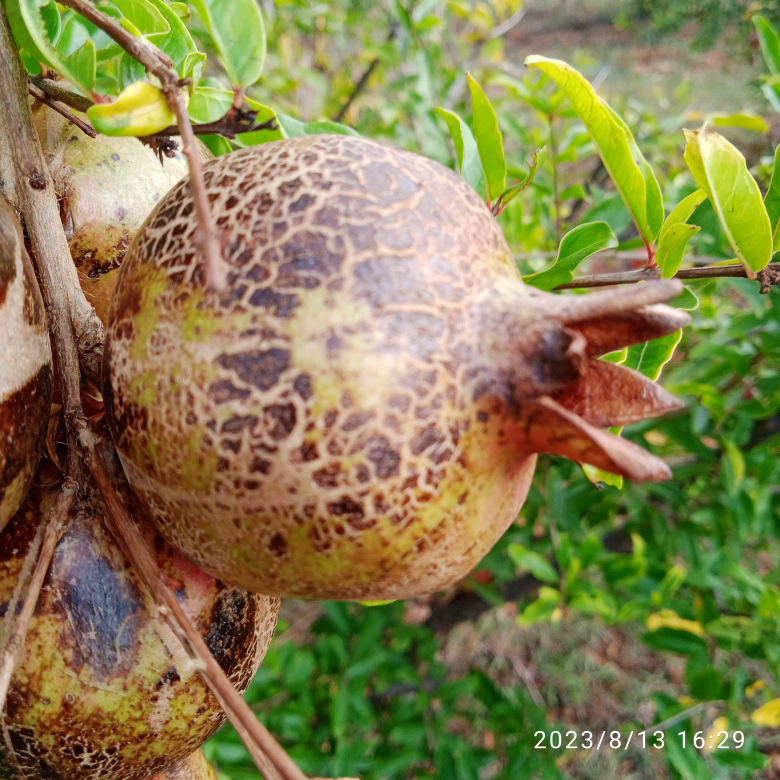
#> input picture anarMitra-ml-backend-api/uploads/IMG_20230813_162928_1.jpg, 3120 x 3120 px (shown at 1/4 size)
$ python -i feature_extractor.py   (imports and definitions only)
#> lines starting #> are read from the running program, lines starting #| are printed output that depends on the picture
import cv2
import numpy as np
from skimage.feature import hog

def extract_features(image_path):

#> called with image_path = '../uploads/IMG_20230813_162928_1.jpg'
    image = cv2.imread(image_path)
#> image is the input picture: shape (3120, 3120, 3); mean B, G, R 79.8, 127.5, 134.8

    if image is None:
        return None

    # Resize image
    image = cv2.resize(image, (128, 128))
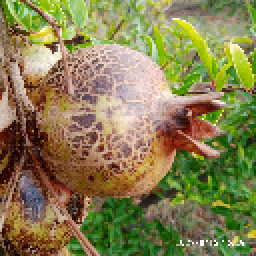
#> image: shape (128, 128, 3) (shown 2 times larger); mean B, G, R 79.6, 127.4, 134.7

    # Convert to RGB
    image_rgb = cv2.cvtColor(image, cv2.COLOR_BGR2RGB)

    # Convert to Gray
    gray = cv2.cvtColor(image, cv2.COLOR_BGR2GRAY)
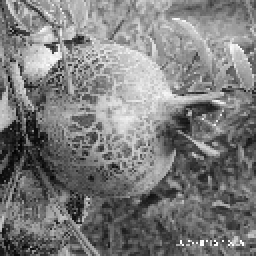
#> gray: shape (128, 128) (shown 2 times larger); min 3, max 255, mean 124.1

    # CLAHE Enhancement
    clahe = cv2.createCLAHE(clipLimit=2.0)
    gray = clahe.apply(gray)
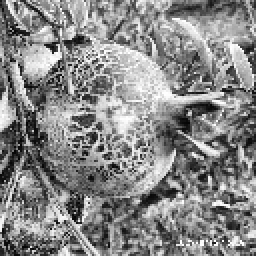
#> gray: shape (128, 128) (shown 2 times larger); min 3, max 255, mean 135.6

    # HOG Features
    hog_features = hog(
        gray,
        pixels_per_cell=(8, 8),
        cells_per_block=(2, 2),
        feature_vector=True
    )
#> hog_features = 8100 values, max 0.343 at index 5270, min 0 at index 2, mean 0.153

    # Color Histogram
    hist = cv2.calcHist(
        [image_rgb],
        [0, 1, 2],
        None,
        [8, 8, 8],
        [0, 256, 0, 256, 0, 256]
    )

    hist = cv2.normalize(hist, hist).flatten()
#> hist = 512 values, max 0.284 at index 355, min 0 at index 1, mean 0.0158

    # Combine Features
    features = np.hstack([hog_features, hist])
#> features = 8612 values, max 0.343 at index 5270, min 0 at index 2, mean 0.145

    return features

>>> result = extract_features('../uploads/IMG_20230813_162928_1.jpg')
#> result has the same summary as features in extract_features

$ run again, on anarMitra-ml-backend-api/uploads/IMG_20230903_144354_1.jpg
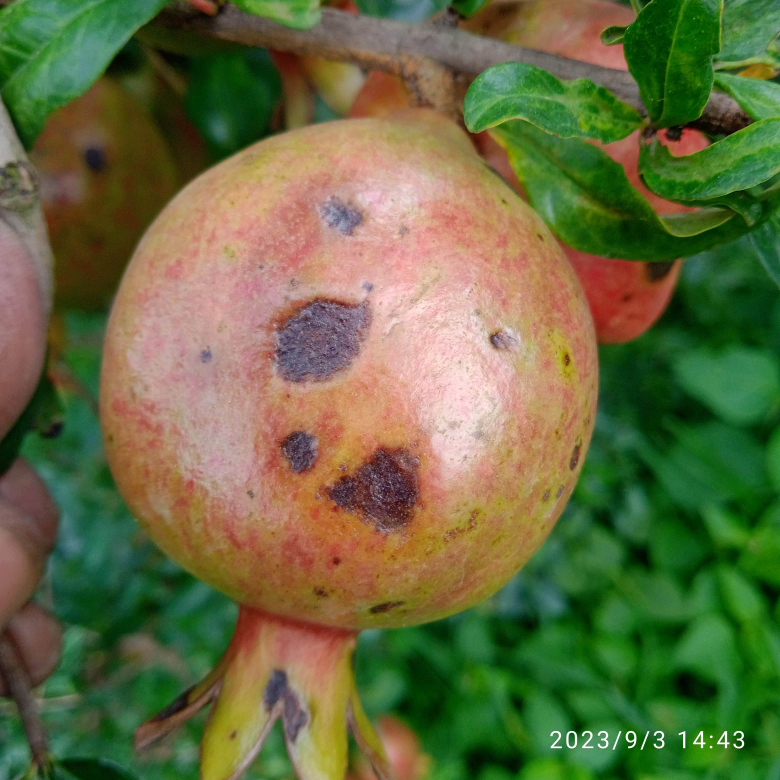
#> input picture anarMitra-ml-backend-api/uploads/IMG_20230903_144354_1.jpg, 3120 x 3120 px (shown at 1/4 size)
#> in extract_features, image is the input picture: shape (3120, 3120, 3); mean B, G, R 64.8, 107.2, 101.6
#> image: shape (128, 128, 3)
#> in extract_features, `gray = cv2.cvtColor(image, cv2.COLOR_BGR2GRAY)`:
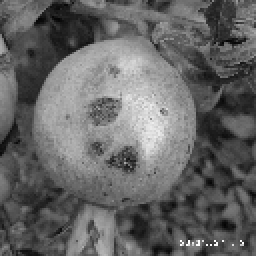
#> gray: shape (128, 128) (shown 2 times larger); min 4, max 254, mean 100.7
#> in extract_features, `gray = clahe.apply(gray)`:
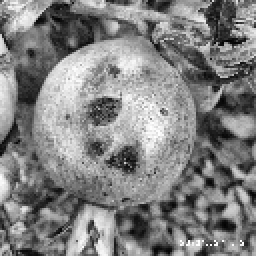
#> gray: shape (128, 128) (shown 2 times larger); min 3, max 255, mean 128.8
#> hog_features = 8100 values, max 0.364 at index 2233, min 0 at index 2079, mean 0.149
#> hist = 512 values, max 0.533 at index 16, min 0 at index 2, mean 0.0122
#> features = 8612 values, max 0.533 at index 8116, min 0 at index 2079, mean 0.141
#> result has the same summary as features in extract_features

$ run again, on anarMitra-ml-backend-api/uploads/IMG_20230903_144404_1.jpg
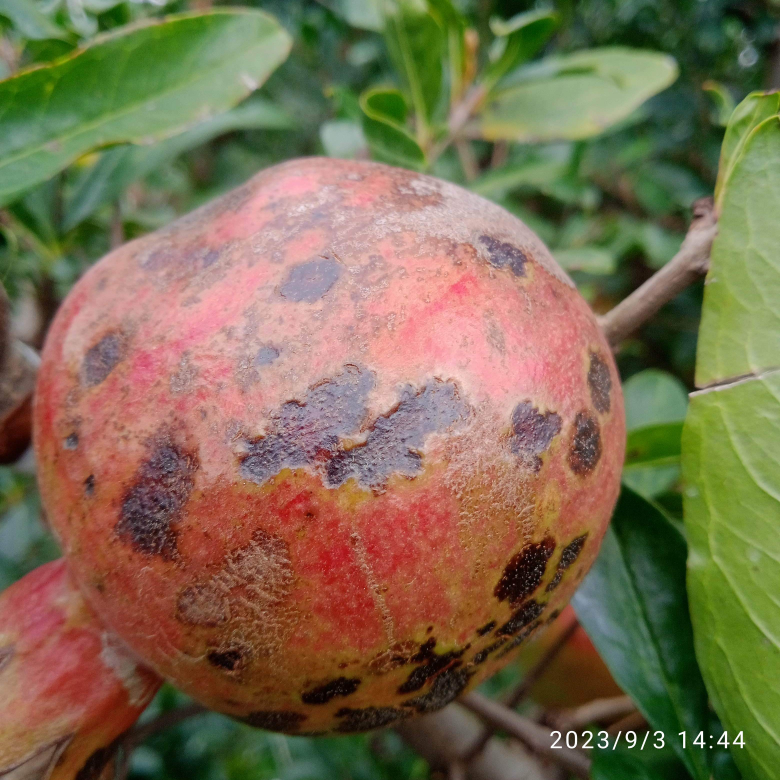
#> input picture anarMitra-ml-backend-api/uploads/IMG_20230903_144404_1.jpg, 3120 x 3120 px (shown at 1/4 size)
#> in extract_features, image is the input picture: shape (3120, 3120, 3); mean B, G, R 80.3, 108.9, 123.7
#> image: shape (128, 128, 3)
#> in extract_features, `gray = cv2.cvtColor(image, cv2.COLOR_BGR2GRAY)`:
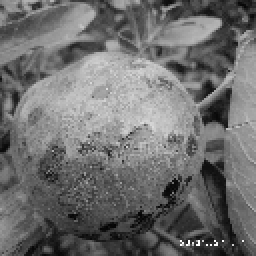
#> gray: shape (128, 128) (shown 2 times larger); min 4, max 255, mean 110
#> in extract_features, `gray = clahe.apply(gray)`:
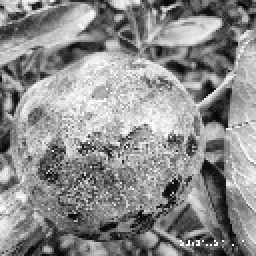
#> gray: shape (128, 128) (shown 2 times larger); min 4, max 255, mean 140
#> hog_features = 8100 values, max 0.359 at index 3169, min 0 at index 107, mean 0.147
#> hist = 512 values, max 0.294 at index 81, min 0 at index 1, mean 0.0143
#> features = 8612 values, max 0.359 at index 3169, min 0 at index 107, mean 0.139
#> result has the same summary as features in extract_features

$ run again, on anarMitra-ml-backend-api/uploads/IMG_20230903_144411_1.jpg
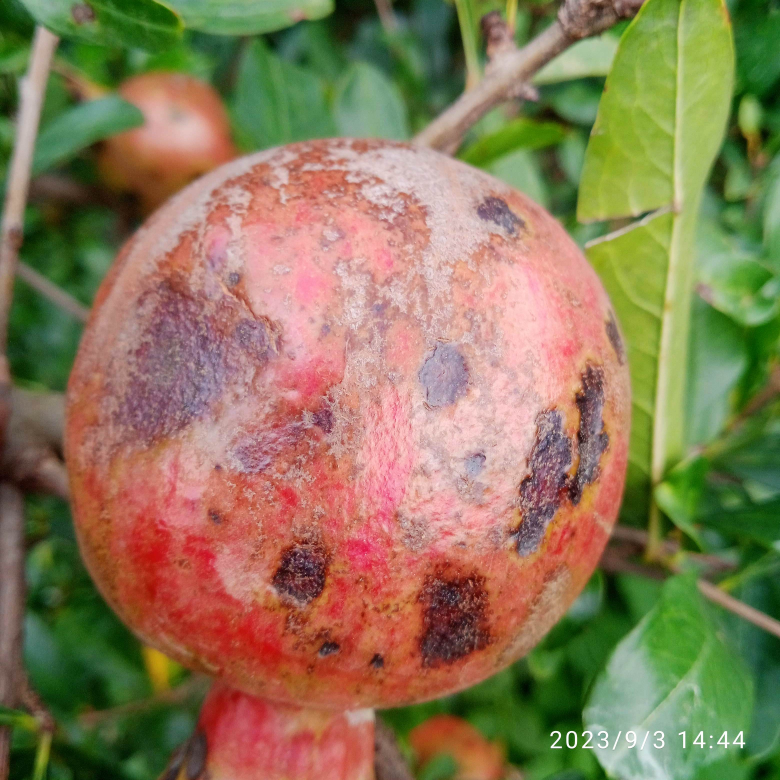
#> input picture anarMitra-ml-backend-api/uploads/IMG_20230903_144411_1.jpg, 3120 x 3120 px (shown at 1/4 size)
#> in extract_features, image is the input picture: shape (3120, 3120, 3); mean B, G, R 87.6, 121.6, 138.4
#> image: shape (128, 128, 3)
#> in extract_features, `gray = cv2.cvtColor(image, cv2.COLOR_BGR2GRAY)`:
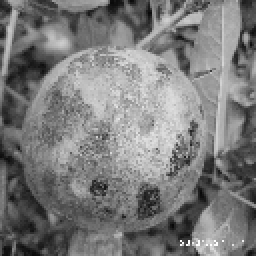
#> gray: shape (128, 128) (shown 2 times larger); min 8, max 255, mean 122.7
#> in extract_features, `gray = clahe.apply(gray)`:
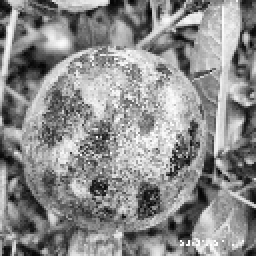
#> gray: shape (128, 128) (shown 2 times larger); min 4, max 255, mean 139.7
#> hog_features = 8100 values, max 0.345 at index 1080, min 0 at index 67, mean 0.148
#> hist = 512 values, max 0.317 at index 493, min 0 at index 1, mean 0.0152
#> features = 8612 values, max 0.345 at index 1080, min 0 at index 67, mean 0.14
#> result has the same summary as features in extract_features
